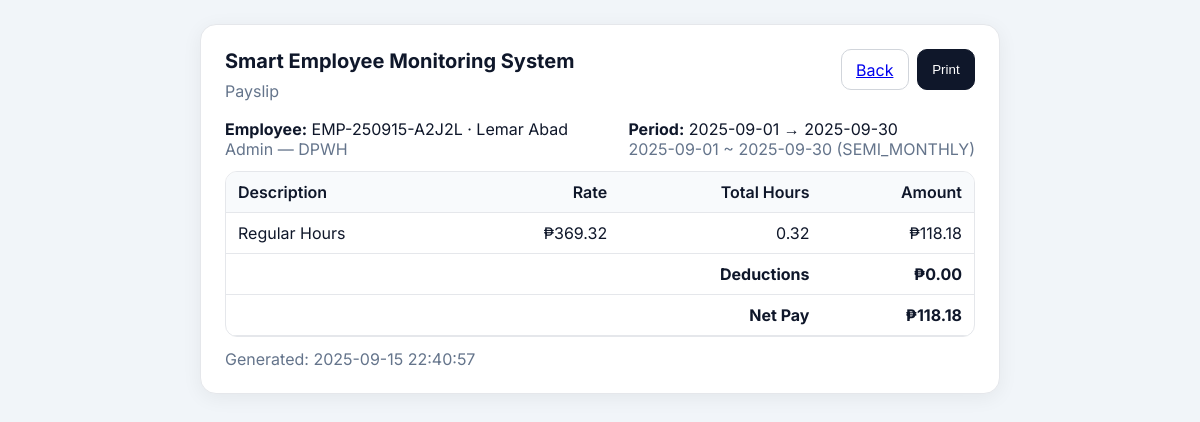
/public/payslip.php?id=1 (signed in), run on the app's committed database.
### tables this page shows
CREATE TABLE `payslips` (
  `id` bigint(20) NOT NULL,
  `run_id` bigint(20) NOT NULL,
  `employee_id` int(11) NOT NULL,
  `total_hours` decimal(10,2) NOT NULL,
  `days_worked` int(11) NOT NULL,
  `hourly_rate` decimal(10,2) NOT NULL,
  `monthly_rate` decimal(10,2) NOT NULL,
  `gross_pay` decimal(10,2) NOT NULL,
  `deductions` decimal(10,2) DEFAULT 0.00,
  `net_pay` decimal(10,2) NOT NULL,
  `generated_at` datetime NOT NULL DEFAULT current_timestamp()
);

CREATE TABLE `employees` (
  `id` int(11) NOT NULL,
  `emp_no` varchar(30) NOT NULL,
  `fname` varchar(60) NOT NULL,
  `lname` varchar(60) NOT NULL,
  `position` varchar(80) DEFAULT NULL,
  `department` varchar(80) DEFAULT NULL,
  `pay_group` enum('WEEKLY','SEMI_MONTHLY','MONTHLY') DEFAULT 'SEMI_MONTHLY',
  `monthly_rate` decimal(10,2) DEFAULT 0.00,
  `hourly_rate` decimal(10,2) DEFAULT 0.00,
  `email` varchar(120) DEFAULT NULL,
  `phone` varchar(40) DEFAULT NULL,
  `address` text DEFAULT NULL,
  `photo_path` varchar(255) DEFAULT NULL,
  `active` tinyint(1) DEFAULT 1,
  `created_at` timestamp NOT NULL DEFAULT current_timestamp()
);

CREATE TABLE `payroll_runs` (
  `id` bigint(20) NOT NULL,
  `run_label` varchar(80) DEFAULT NULL,
  `pay_group` enum('WEEKLY','SEMI_MONTHLY','MONTHLY') NOT NULL,
  `period_start` date NOT NULL,
  `period_end` date NOT NULL,
  `created_by` int(11) NOT NULL,
  `created_at` datetime NOT NULL DEFAULT current_timestamp()
);

### public/payslip.php (the view, shortened to what this page needs)
<?php
require __DIR__.'/partials/auth.php'; login_required();
$id=(int)($_GET['id']??0);
$ps=$db->prepare("SELECT p.*, pr.period_start, pr.period_end, pr.run_label,
                         e.emp_no, e.fname, e.lname, e.position, e.department
                  FROM payslips p
                  JOIN payroll_runs pr ON pr.id=p.run_id
                  JOIN employees e ON e.id=p.employee_id
                  WHERE p.id=?");
$ps->execute([$id]); $p=$ps->fetch(PDO::FETCH_ASSOC);
?>
<!doctype html>
<html>
<head>
</head>
<body>
  <div class="wrap">
    <div class="pad">
      <div class="row">
        <div>
          <h1>Smart Employee Monitoring System</h1>
          <div class="muted">Payslip</div>
        </div>
        <div class="btns">
          <a class="btn" href="javascript:history.back()">Back</a>
          <button class="btn primary" onclick="window.print()">Print</button>
        </div>
      </div>
      <div class="row" style="margin-top:18px">
        <div>
          <div><strong>Employee:</strong> <?=htmlspecialchars($p['emp_no'].' · '.$p['fname'].' '.$p['lname'])?></div>
          <div class="muted"><?=htmlspecialchars($p['position'])?> — <?=htmlspecialchars($p['department'])?></div>
        </div>
        <div>
          <div><strong>Period:</strong> <?=htmlspecialchars($p['period_start'])?> → <?=htmlspecialchars($p['period_end'])?></div>
          <div class="muted"><?=htmlspecialchars($p['run_label'])?></div>
        </div>
      </div>
      <table>
        <thead><tr><th>Description</th><th class="right">Rate</th><th class="right">Total Hours</th><th class="right">Amount</th></tr></thead>
        <tbody>
          <tr><td>Regular Hours</td>
           <td class="right">₱<?=number_format($p['hourly_rate'],2)?></td>
              <td class="right"><?=number_format($p['total_hours'],2)?></td>
              <td class="right">₱<?=number_format($p['gross_pay'],2)?></td></tr>
        </tbody>
        <tfoot>
          <tr><td colspan="3" class="right">Deductions</td><td class="right">₱<?=number_format($p['deductions'],2)?></td></tr>
          <tr><td colspan="3" class="right">Net Pay</td><td class="right">₱<?=number_format($p['net_pay'],2)?></td></tr>
        </tfoot>
      </table>
      <div class="muted" style="margin-top:12px">Generated: <?=htmlspecialchars($p['generated_at'])?></div>
    </div>
  </div>
</body>
</html>

### public/payslip.php (style rules this page uses)
:root { --ink:#0f172a; --muted:#64748b; }
* { box-sizing:border-box }
body { font-family:Inter,system-ui;margin:0;background:#f1f5f9;color:var(--ink) }
.wrap { max-width:800px;margin:24px auto;background:#fff;border:1px solid #e5e7eb;border-radius:16px;box-shadow:0 4px 20px rgba(2,8,23,.06) }
.pad { padding:24px }
.row { display:flex;gap:16px;align-items:flex-start;justify-content:space-between }
h1 { font-size:20px;margin:0 0 8px }
.muted { color:var(--muted) }
table { width:100%;border-collapse:separate;border-spacing:0;margin-top:12px;border:1px solid #e5e7eb;border-radius:12px;overflow:hidden }
th,td { padding:10px 12px;border-bottom:1px solid #e5e7eb;text-align:left }
thead th { background:#f8fafc;font-weight:600 }
tfoot td { font-weight:700 }
.right { text-align:right }
.btns { display:flex;gap:8px;justify-content:flex-end }
.btn { padding:.6rem .9rem;border-radius:10px;border:1px solid #d1d5db;background:#fff }
.btn.primary { background:#0f172a;color:#fff;border-color:#0f172a }

### data on the page
payslips: employee.lname "EMP-250915-A2J2L · Lemar Abad", employee.position "Admin", employee.department "DPWH", run.period_start "2025-09-01", run.period_end "2025-09-30", run.run_label "2025-09-01 ~ 2025-09-30 (SEMI_MONTHLY)", hourly_rate "369.32", total_hours "0.32", gross_pay "118.18", deductions "0.00", net_pay "118.18", generated_at "2025-09-15 22:40:57"
